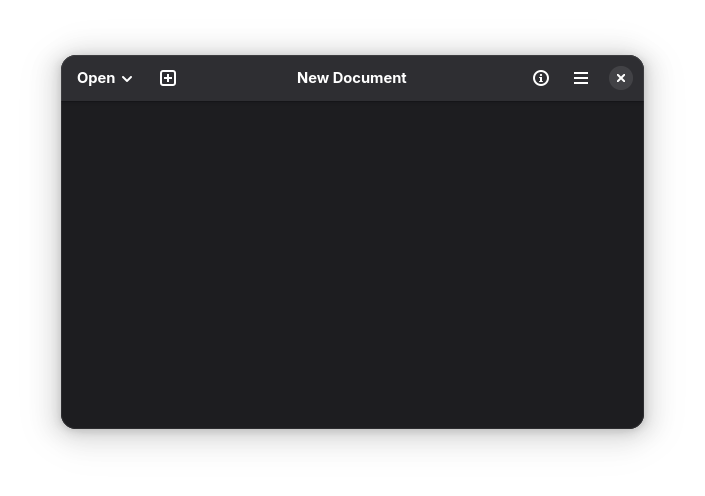
#> input picture web/assets/before.png, 705 x 496 px
$ python -i image_processor.py   (imports and definitions only)
#> lines starting #> are read from the running program, lines starting #| are printed output that depends on the picture
import os
from PIL import Image, ImageDraw, ImageFont, ImageChops
import io
import gi
# [2 lines not run here, left out]
from gi.repository import Gtk, Gdk, GLib, GdkPixbuf

from .gradient import GradientBackground
from .background import Background

from PIL import ImageFont, ImageDraw

class Text:
    # [62 lines left out: functions __init__, apply_to_image, not called in this run]


class ImageProcessor:
    def __init__(
        self,
        background=None,
        padding=20,
        aspect_ratio=None,
        text=None,
        corner_radius=20
    ):
        self.background = background
        self.padding = padding
        self.aspect_ratio = aspect_ratio
        self.text = text
        self.corner_radius = corner_radius

    def process(self, image_path):
        """
        Process the image and return a GdkPixbuf.Pixbuf suitable for GTK4.

        Args:
            image_path: Path to the input image file

        Returns:
            GdkPixbuf.Pixbuf: A GTK4-compatible image buffer
        """
        if not os.path.exists(image_path):
            raise FileNotFoundError(f"Input image not found: {image_path}")

        source_img = Image.open(image_path).convert("RGBA")
        width, height = source_img.size

        # Handle negative padding (cropping)
        if self.padding < 0:
            crop_width = max(1, width + 2 * self.padding)
            crop_height = max(1, height + 2 * self.padding)
            offset_x = (width - crop_width) // 2
            offset_y = (height - crop_height) // 2
            source_img = source_img.crop((
                offset_x,
                offset_y,
                offset_x + crop_width,
                offset_y + crop_height
            ))
            width, height = source_img.size

        # Apply rounded corners if needed
        if self.corner_radius > 0:
            source_img = self._apply_rounded_corners(source_img, self.corner_radius)

        # Calculate final dimensions
        padded_width, padded_height = self._calculate_dimensions(width, height)

        # Create background
        if self.background:
            final_img = self.background.prepare_image(padded_width, padded_height)
        else:
            final_img = Image.new("RGBA", (padded_width, padded_height), (0, 0, 0, 0))

        # Center image with padding
        if self.padding >= 0:
            paste_x = (padded_width - width) // 2
            paste_y = (padded_height - height) // 2
        else:
            paste_x = paste_y = 0

        final_img.paste(source_img, (paste_x, paste_y), source_img)

        # Apply text if provided
        if self.text:
            final_img = self.text.apply_to_image(final_img)

        return self._pil_to_pixbuf(final_img)

    def _calculate_dimensions(self, width, height):
        if self.padding >= 0:
            padded_width = width + self.padding * 2
            padded_height = height + self.padding * 2
        else:
            padded_width, padded_height = width, height

        if self.aspect_ratio:
            padded_width, padded_height = self._adjust_for_aspect_ratio(padded_width, padded_height)

        return padded_width, padded_height

    # [21 lines left out: function _adjust_for_aspect_ratio, not called in this run]

    def _apply_rounded_corners(self, image, radius):
        """Apply rounded corners to the image preserving existing semi-transparency."""
        width, height = image.size
        mask = Image.new("L", (width, height), 0)
        draw = ImageDraw.Draw(mask)
        draw.rounded_rectangle((0, 0, width, height), radius=radius, fill=255)

        # Split image into RGBA channels
        r, g, b, alpha = image.split()

        # Multiply original alpha by mask (pixel-wise)
        new_alpha = Image.eval(alpha, lambda a: a)  # Copy alpha
        new_alpha = ImageChops.multiply(alpha, mask)

        # Combine back with original RGB channels
        rounded = Image.merge("RGBA", (r, g, b, new_alpha))

        return rounded

    def _pil_to_pixbuf(self, pil_image):
        if pil_image.mode == 'RGBA':
            background = Image.new('RGB', pil_image.size, (255, 255, 255))
            background.paste(pil_image, mask=pil_image.split()[3])
            pil_image = background

        if pil_image.mode != 'RGB':
            pil_image = pil_image.convert('RGB')

        buffer = io.BytesIO()
        pil_image.save(buffer, format='PNG')
        buffer.seek(0)

        loader = GdkPixbuf.PixbufLoader.new_with_type('png')
        loader.write(buffer.read())
        loader.close()

        return loader.get_pixbuf()

>>> result = ImageProcessor().process('../web/assets/before.png')
#> in process, source_img is the input picture: PIL image 705x496 RGBA; mean R, G, B, A 20.1, 20.1, 22, 161.6
#> in _apply_rounded_corners, `mask = Image.new("L", (width, height), 0)`: mask: PIL image 705x496 L; every value is 0
#> in _apply_rounded_corners, `r, g, b, alpha = image.split()`:
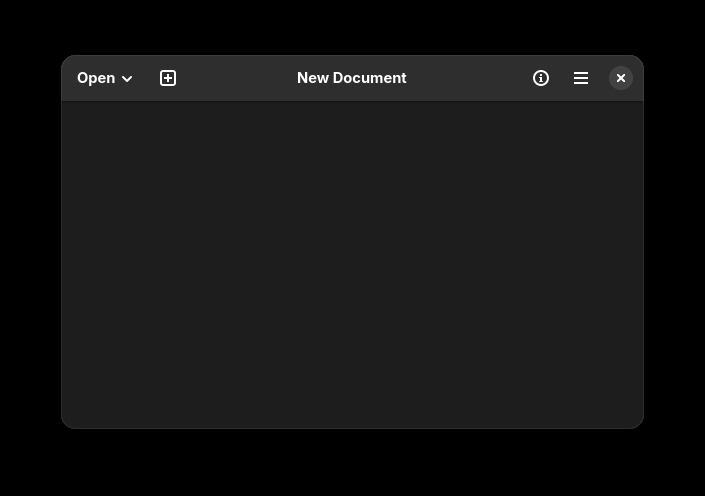
#> r: PIL image 705x496 L; min 0, max 255, mean 20.1
#> in _apply_rounded_corners, `r, g, b, alpha = image.split()`:
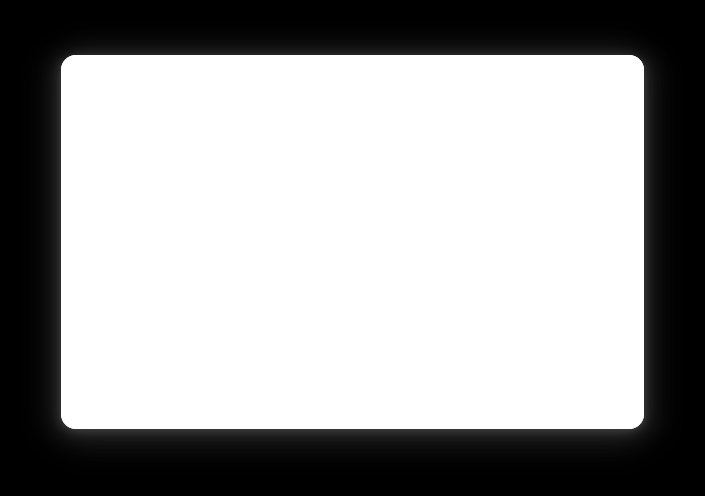
#> alpha: PIL image 705x496 L; min 0, max 255, mean 161.6
#> in process, `final_img = Image.new("RGBA", (padded_width, padded_height), (0, 0, 0,..`: final_img: PIL image 745x536 RGBA; every value is 0
#> in process, `final_img.paste(source_img, (paste_x, paste_y), source_img)`:
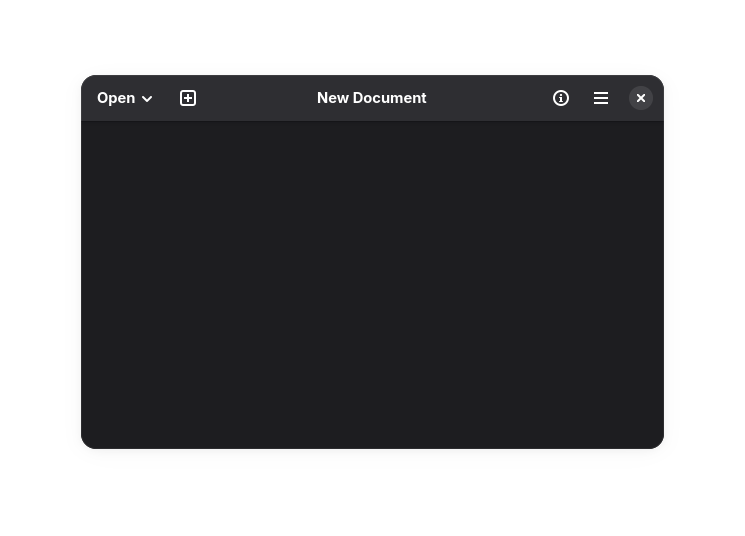
#> final_img: PIL image 745x536 RGBA; mean R, G, B, A 17.6, 17.6, 19.3, 139.3; transparent parts drawn white
#> in _pil_to_pixbuf, `background = Image.new('RGB', pil_image.size, (255, 255, 255))`: background: PIL image 745x536 RGB; every value is 255
#> (the run stopped early here; a loop or call above may not have finished)
